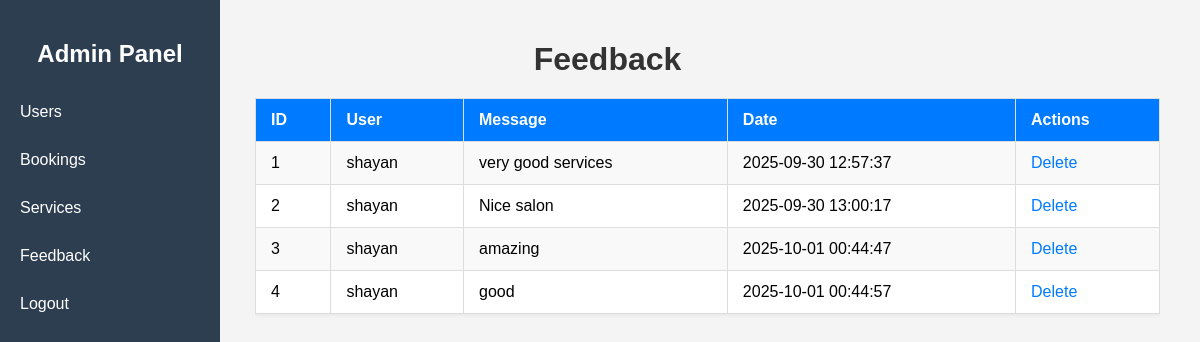
The app's page /admin/feedback.php (signed in) with its own data.
### tables this page shows
CREATE TABLE `feedback` (
  `id` int(11) NOT NULL,
  `user_id` int(11) NOT NULL,
  `message` text NOT NULL,
  `created_at` timestamp NOT NULL DEFAULT current_timestamp()
);

CREATE TABLE `users` (
  `id` int(11) NOT NULL,
  `name` varchar(100) NOT NULL,
  `email` varchar(100) NOT NULL,
  `phone` varchar(15) NOT NULL,
  `password_hash` varchar(255) NOT NULL,
  `is_admin` tinyint(1) DEFAULT 0,
  `created_at` timestamp NOT NULL DEFAULT current_timestamp()
);

### admin/feedback.php (the view, shortened to what this page needs)
<?php
include '../php/config.php';
include './sidebar.php';
?>
<!DOCTYPE html>
<html lang="en">
<head>
</head>
<body>
<div class="main-content">
<h1>Feedback</h1>
<div class="table-container">
  <table>
    <tr>
        <th>ID</th>
        <th>User</th>
        <th>Message</th>
        <th>Date</th>
        <th>Actions</th>
    </tr>
    <?php
    $feedbacks = $conn->query("SELECT f.id, u.name as user_name, f.message, f.created_at
                               FROM feedback f
                               JOIN users u ON f.user_id=u.id");
    while($f = $feedbacks->fetch_assoc()){
        echo "<tr>
                <td>{$f['id']}</td>
                <td>{$f['user_name']}</td>
                <td>{$f['message']}</td>
                <td>{$f['created_at']}</td>
                <td class='actions'>
                    <a href='delete_feedback.php?id={$f['id']}' onclick=\"return confirm('Are you sure you want to delete this feedback?');\">Delete</a>
                </td>
              </tr>";
    }
    ?>
  </table>
</div>
</div>
</body>
</html>

### admin/style.css (style rules this page uses)
body { font-family: Arial, sans-serif; margin: 0; }
.main-content { margin-left: 220px; padding: 20px; }
table { width: 100%; border-collapse: collapse; margin-bottom: 30px; }
table th, table td { padding: 10px; border: 1px solid #ddd; text-align: left; }
h1, h2 { color: #2c3e50; }

### admin/feedback.php (style rules this page uses)
body { font-family: Arial, sans-serif; background: #f4f4f4; margin: 0; }
.main-content { margin-left: 15px; padding: 20px; }
h1 { color: #333; text-align: center; margin-bottom: 20px; }
.table-container { overflow-x: auto; margin-left: 220px; margin-right: 20px; }
table { width: 100%; border-collapse: collapse; background: #fff; box-shadow: 0 0 5px rgba(0,0,0,0.1); min-width: 600px; }
table th, table td { padding: 12px 15px; border: 1px solid #ddd; text-align: left; }
table th { background: #007BFF; color: #fff; }
table tr:nth-child(even) { background: #f9f9f9; }
.actions a { color: #007BFF; text-decoration: none; margin-right: 10px; }

### records on screen
feedback: id "1", user.name "shayan", message "very good services", created_at "2025-09-30 12:57:37"
feedback: id "2", user.name "shayan", message "Nice salon", created_at "2025-09-30 13:00:17"
feedback: id "3", user.name "shayan", message "amazing", created_at "2025-10-01 00:44:47"
feedback: id "4", user.name "shayan", message "good", created_at "2025-10-01 00:44:57"
